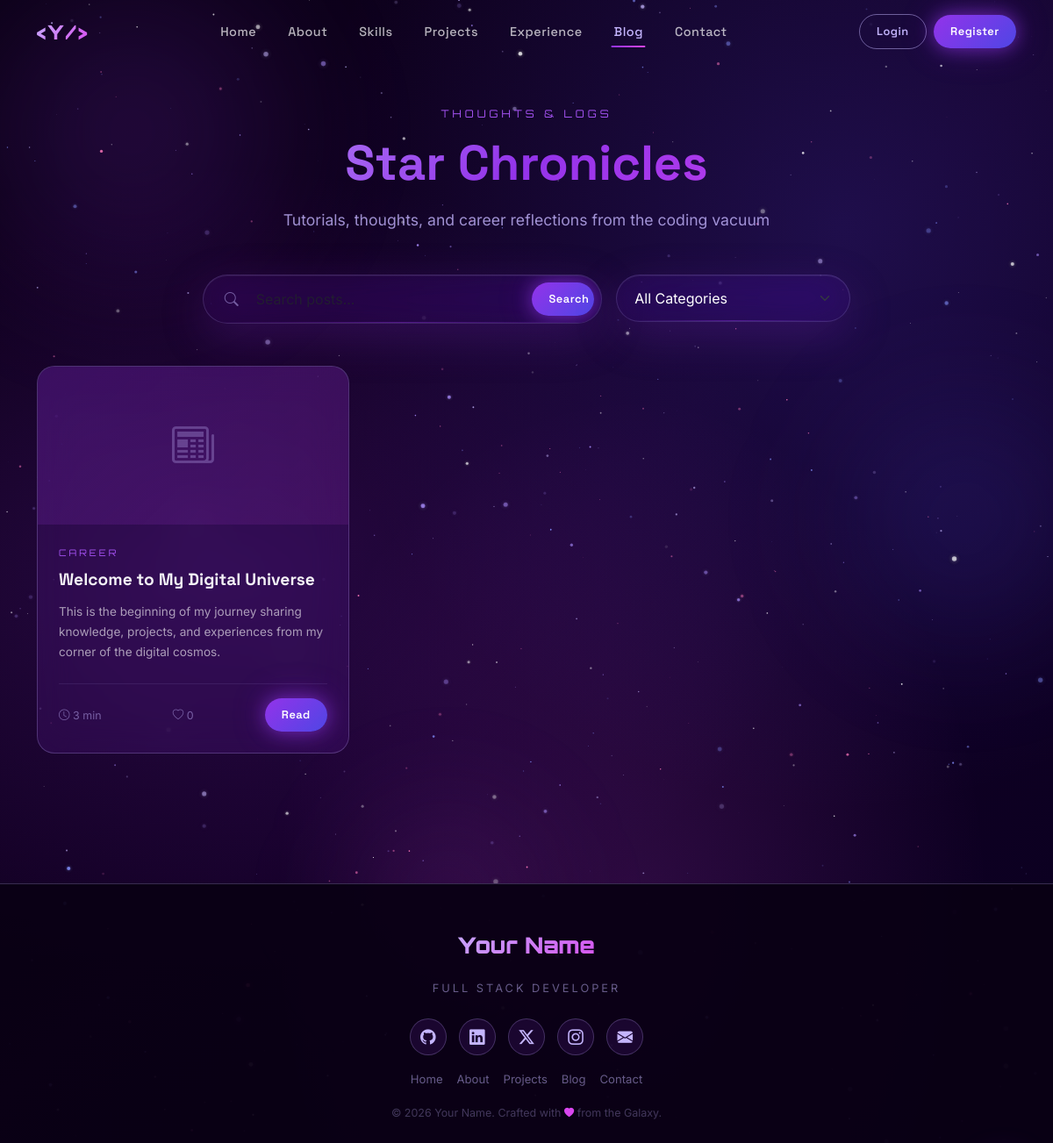
Screenshot of /blog.php with the database file from the repository.
### tables this page shows
CREATE TABLE `blog_posts` (
  `id` INT UNSIGNED NOT NULL AUTO_INCREMENT,
  `admin_id` INT UNSIGNED NOT NULL,
  `title` VARCHAR(500) NOT NULL,
  `slug` VARCHAR(500) NOT NULL UNIQUE,
  `excerpt` TEXT DEFAULT NULL,
  `content` LONGTEXT NOT NULL,
  `cover_image` VARCHAR(255) DEFAULT NULL,
  `tags` JSON DEFAULT NULL,
  `category` VARCHAR(100) DEFAULT NULL,
  `status` ENUM('draft','published','archived') DEFAULT 'draft',
  `is_featured` TINYINT(1) DEFAULT 0,
  `views` INT UNSIGNED DEFAULT 0,
  `likes` INT UNSIGNED DEFAULT 0,
  `reading_time` TINYINT UNSIGNED DEFAULT 5,
  `published_at` DATETIME DEFAULT NULL,
  `created_at` TIMESTAMP DEFAULT CURRENT_TIMESTAMP,
  `updated_at` TIMESTAMP DEFAULT CURRENT_TIMESTAMP ON UPDATE CURRENT_TIMESTAMP,
  PRIMARY KEY (`id`),
  INDEX `idx_status` (`status`),
  INDEX `idx_admin` (`admin_id`),
  FOREIGN KEY (`admin_id`) REFERENCES `admins`(`id`) ON DELETE CASCADE
);

### includes/functions.php (called while the page is built, shortened)
<?php
require_once __DIR__ . '/database.php';
function sanitize_output(?string $value): string {
    return htmlspecialchars($value ?? '', ENT_QUOTES | ENT_HTML5, 'UTF-8');
}
function strip_and_trim(string $input): string {
    return trim(strip_tags($input));
}
function paginate(string $sql, array $params, int $page, int $perPage = 10): array {
    $countSql = "SELECT COUNT(*) as total FROM (" . $sql . ") as t";
    $total = (int) Database::fetchOne($countSql, $params)['total'];
    $totalPages = (int) ceil($total / $perPage);
    $offset = ($page - 1) * $perPage;
    $items = Database::fetchAll("$sql LIMIT $perPage OFFSET $offset", $params);
    return [
        'items'       => $items,
        'total'       => $total,
        'page'        => $page,
        'per_page'    => $perPage,
        'total_pages' => $totalPages,
    ];
}

### includes/database.php (called while the page is built, shortened)
<?php
class Database {
    private static ?PDO $instance = null;
    public static function getInstance(): PDO {
        if (self::$instance === null) {
            $dsn = sprintf(
                'mysql:host=%s;port=%s;dbname=%s;charset=%s',
                DB_HOST, DB_PORT, DB_NAME, DB_CHARSET
            );
            $options = [
                PDO::ATTR_ERRMODE            => PDO::ERRMODE_EXCEPTION,
                PDO::ATTR_DEFAULT_FETCH_MODE => PDO::FETCH_ASSOC,
                PDO::ATTR_EMULATE_PREPARES   => false,
                PDO::MYSQL_ATTR_FOUND_ROWS   => true,
            ];
            try {
                self::$instance = new PDO($dsn, DB_USER, DB_PASS, $options);
            } catch (PDOException $e) {
                error_log('DB Connection failed: ' . $e->getMessage());
                die(json_encode(['error' => 'Database connection failed. Please check your configuration.']));
            }
        }
        return self::$instance;
    }
    public static function query(string $sql, array $params = []): PDOStatement {
        $stmt = self::getInstance()->prepare($sql);
        $stmt->execute($params);
        return $stmt;
    }
    public static function fetchOne(string $sql, array $params = []): ?array {
        $result = self::query($sql, $params)->fetch();
        return $result ?: null;
    }
    public static function fetchAll(string $sql, array $params = []): array {
        return self::query($sql, $params)->fetchAll();
    }
}

### blog.php (the view, shortened to what this page needs)
<?php
require_once __DIR__ . '/includes/database.php';
require_once __DIR__ . '/includes/functions.php';
require_once __DIR__ . '/includes/header.php';
$page = (int)($_GET['page'] ?? 1);
$search = strip_and_trim($_GET['search'] ?? '');
$sql = "SELECT * FROM blog_posts WHERE status = 'published'";
$params = [];
$sql .= " ORDER BY published_at DESC, id DESC";
$paged = paginate($sql, $params, $page, 6);
$posts = $paged['items'];
?>
<section class="section" style="padding-top:120px;position:relative;z-index:10;">
  <div class="container">
    <div class="text-center mb-5 reveal">
      <span class="section-label">Thoughts & Logs</span>
      <h2 class="section-title text-gradient">Star Chronicles</h2>
      <p class="section-subtitle mx-auto">Tutorials, thoughts, and career reflections from the coding vacuum</p>
    </div>
    <div class="row g-3 justify-content-center mb-5 reveal">
      <div class="col-md-5">
        <form method="GET" action="/portfolio/blog.php" class="glass-panel p-2 d-flex align-items-center">
          <i class="bi bi-search ms-3 me-2" style="color:rgba(196,181,253,0.5);"></i>
          <input type="text" name="search" class="form-control bg-transparent border-0 text-white me-2"
                 placeholder="Search posts..." value="<?= sanitize_output($search) ?>" style="box-shadow:none;">
          <button type="submit" class="btn-galaxy btn-sm-galaxy btn-primary-galaxy">Search</button>
        </form>
      </div>
      <div class="col-md-3">
        <div class="glass-panel p-2">
          <select class="form-select bg-transparent border-0 text-white" style="box-shadow:none;cursor:pointer;"
                  onchange="location = this.value;">
            <option value="/portfolio/blog.php?category=all<?= $search ? '&search='.urlencode($search) : '' ?>" style="background:var(--galaxy-deep);color:#fff;">All Categories</option>
          </select>
        </div>
      </div>
    </div>
    <div class="row g-4 mb-5">
      <?php if ($posts): ?>
        <?php foreach ($posts as $i => $post): ?>
        <div class="col-lg-4 col-md-6 reveal delay-<?= ($i % 3) + 1 ?>">
          <div class="blog-card h-100">
            <?php if ($post['cover_image'] && file_exists(__DIR__ . '/uploads/' . $post['cover_image'])): ?>
              <img src="/portfolio/uploads/<?= sanitize_output($post['cover_image']) ?>" class="blog-cover" alt="<?= sanitize_output($post['title']) ?>">
            <?php else: ?>
              <div class="blog-cover d-flex align-items-center justify-content-center"
                   style="background:linear-gradient(135deg,rgba(107,33,168,0.3),rgba(217,70,239,0.1));">
                <i class="bi bi-newspaper" style="font-size:3rem;color:rgba(196,181,253,0.3);"></i>
              </div>
            <?php endif; ?>
            <div class="blog-body d-flex flex-column">
              <div class="blog-category mb-2"><?= sanitize_output($post['category'] ?? 'General') ?></div>
              <h3 class="blog-title" style="font-size:1.2rem;margin-bottom:0.7rem;"><?= sanitize_output($post['title']) ?></h3>
              <?php if ($post['excerpt']): ?>
              <p style="font-size:0.85rem;color:rgba(255,255,255,0.6);margin-bottom:1.5rem;flex-grow:1;display:-webkit-box;-webkit-line-clamp:3;-webkit-box-orient:vertical;overflow:hidden;">
                <?= sanitize_output($post['excerpt']) ?>
              </p>
              <?php endif; ?>
              <div class="blog-meta mt-auto pt-3 d-flex align-items-center justify-content-between border-top border-light-subtle" style="border-top-color:rgba(196,181,253,0.1)!important;">
                <span style="font-size:0.78rem;color:rgba(196,181,253,0.5);"><i class="bi bi-clock"></i> <?= (int)$post['reading_time'] ?> min</span>
                <span style="font-size:0.78rem;color:rgba(196,181,253,0.5);"><i class="bi bi-heart"></i> <?= (int)$post['likes'] ?></span>
                <a href="/portfolio/blog-post.php?slug=<?= urlencode($post['slug']) ?>" class="btn-galaxy btn-sm-galaxy btn-primary-galaxy">Read</a>
              </div>
            </div>
          </div>
        </div>
        <?php endforeach; ?>
      <?php endif; ?>
    </div>
  </div>
</section>
<?php require_once __DIR__ . '/includes/footer.php'; ?>

### assets/css/animations.css (style rules this page uses)
.reveal { opacity: 0; transform: translateY(40px); transition: opacity 0.7s ease, transform 0.7s ease; }
.reveal.revealed { opacity: 1; transform: translateY(0); }
.delay-1 { transition-delay: 0.1s !important; }

### assets/css/glassmorphism.css (style rules this page uses)
.glass-panel { background: rgba(107, 33, 168, 0.12); backdrop-filter: blur(24px) saturate(150%); -webkit-backdrop-filter: blur(24px) saturate(150%); border: 1px solid rgba(196, 181, 253, 0.18); border-radius: 28px; padding: 2.5rem; box-shadow: 0 16px 50px rgba(107,33,168,0.3), inset 0 1px 0 rgba(255,255,255,0.06); position: relative; overflow: hidden; }
.glass-panel::after { content: ''; position: absolute; bottom: 0; left: 0; right: 0; height: 1px; background: linear-gradient(90deg, transparent, rgba(147,51,234,0.4), transparent); pointer-events: none; }

### rows the page displays
blog_posts: category "CAREER", title "Welcome to My Digital Universe", excerpt "This is the beginning of my journey sharing knowledge, projects, and experiences from my corner of the digital cosmos.", reading_time "3", likes "0"

### other values shown
sanitize_output(substr($ownerName, 0, 1)) "Y"
sanitize_output($ownerName ?? 'Portfolio') "Your Name"
sanitize_output(get_setting('owner_title', 'Developer')) "FULL STACK DEVELOPER"
